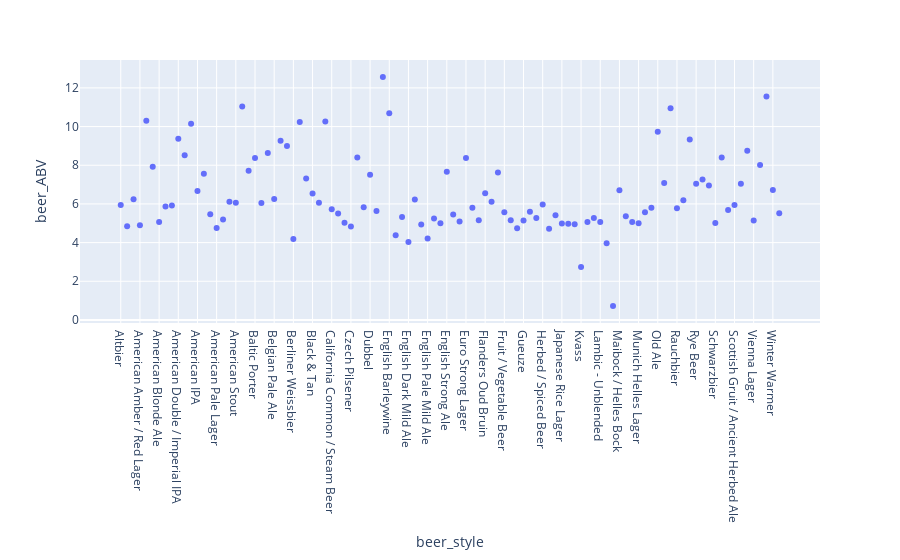

The notebook cell this image was saved under:
### Code cell
#Beer style vs Beer ABV
fig = pl.scatter(d2,x="beer_style",y="beer_ABV")
fig.show()

### Figure 1 — Plotly figure (JSON) as saved in the notebook; plotly's stock layout.template omitted (floating-point values rounded to 4 significant figures)
{"data": [{"hovertemplate": "beer_style=%{x}<br>beer_ABV=%{y}<extra></extra>", "legendgroup": "", "marker": {"color": "#636efa", "symbol": "circle"}, "mode": "markers", "name": "", "orientation": "v", "showlegend": false, "type": "scatter", "x": ["Altbier", "American Adjunct Lager", "American Amber / Red Ale", "American Amber / Red Lager", "American Barleywine", "American Black Ale", "American Blonde Ale", "American Brown Ale", "American Dark Wheat Ale", "American Double / Imperial IPA", "American Double / Imperial Pilsner", "American Double / Imperial Stout", "American IPA", "American Malt Liquor", "American Pale Ale (APA)", "American Pale Lager", "American Pale Wheat Ale", "American Porter", "American Stout", "American Strong Ale", "American Wild Ale", "Baltic Porter", "Belgian Dark Ale", "Belgian IPA", "Belgian Pale Ale", "Belgian Strong Dark Ale", "Belgian Strong Pale Ale", "Berliner Weissbier", "Bière de Champagne / Bière Brut", "Bière de Garde", "Black & Tan", "Bock", "Braggot", "California Common / Steam Beer", "Chile Beer", "Cream Ale", "Czech Pilsener", "Doppelbock", "Dortmunder / Export Lager", "Dubbel", "Dunkelweizen", "Eisbock", "English Barleywine", "English Bitter", "English Brown Ale", "English Dark Mild Ale", "English India Pale Ale (IPA)", "English Pale Ale", "English Pale Mild Ale", "English Porter", "English Stout", "English Strong Ale", "Euro Dark Lager", "Euro Pale Lager", "Euro Strong Lager", "Extra Special / Strong Bitter (ESB)", "Faro", "Flanders Oud Bruin", "Flanders Red Ale", "Foreign / Export Stout", "Fruit / Vegetable Beer", "German Pilsener", "Gose", "Gueuze", "Happoshu", "Hefeweizen", "Herbed / Spiced Beer", "Irish Dry Stout", "Irish Red Ale", "Japanese Rice Lager", "Keller Bier / Zwickel Bier", "Kristalweizen", "Kvass", "Kölsch", "Lambic - Fruit", "Lambic - Unblended", "Light Lager", "Low Alcohol Beer", "Maibock / Helles Bock", "Milk / Sweet Stout", "Munich Dunkel Lager", "Munich Helles Lager", "Märzen / Oktoberfest", "Oatmeal Stout", "Old Ale", "Pumpkin Ale", "Quadrupel (Quad)", "Rauchbier", "Roggenbier", "Russian Imperial Stout", "Rye Beer", "Sahti", "Saison / Farmhouse Ale", "Schwarzbier", "Scotch Ale / Wee Heavy", "Scottish Ale", "Scottish Gruit / Ancient Herbed Ale", "Smoked Beer", "Tripel", "Vienna Lager", "Weizenbock", "Wheatwine", "Winter Warmer", "Witbier"], "xaxis": "x", "y": [5.95, 4.846, 6.244, 4.898, 10.31, 7.929, 5.062, 5.861, 5.919, 9.364, 8.521, 10.15, 6.672, 7.556, 5.47, 4.757, 5.188, 6.112, 6.058, 11.04, 7.711, 8.373, 6.054, 8.634, 6.249, 9.265, 8.999, 4.182, 10.23, 7.319, 6.54, 6.061, 10.26, 5.727, 5.508, 5.027, 4.832, 8.396, 5.833, 7.507, 5.636, 12.57, 10.69, 4.376, 5.324, 4.037, 6.224, 4.937, 4.212, 5.243, 4.998, 7.668, 5.454, 5.097, 8.371, 5.797, 5.158, 6.553, 6.115, 7.619, 5.566, 5.157, 4.748, 5.147, 5.6, 5.277, 5.969, 4.722, 5.41, 4.981, 4.975, 4.955, 2.732, 5.059, 5.266, 5.07, 3.961, 0.7163, 6.712, 5.361, 5.063, 5.0, 5.574, 5.804, 9.735, 7.079, 10.94, 5.776, 6.187, 9.333, 7.046, 7.262, 6.956, 5.009, 8.397, 5.689, 5.942, 7.047, 8.756, 5.143, 8.008, 11.55, 6.715, 5.524], "yaxis": "y"}], "layout": {"legend": {"tracegroupgap": 0}, "margin": {"t": 60}, "xaxis": {"anchor": "y", "domain": [0, 1], "title": {"text": "beer_style"}}, "yaxis": {"anchor": "x", "domain": [0, 1], "title": {"text": "beer_ABV"}}}}
